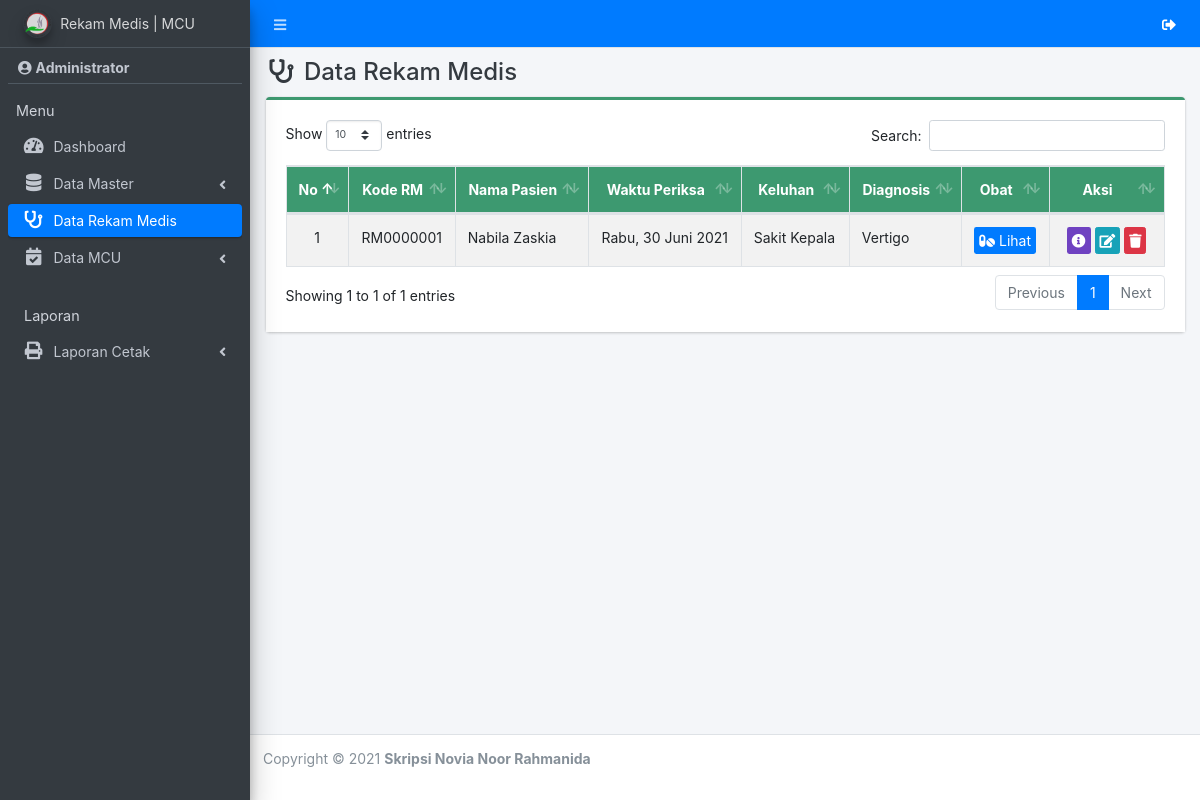
The app's page /admin/rm/index.php (signed in), older data.
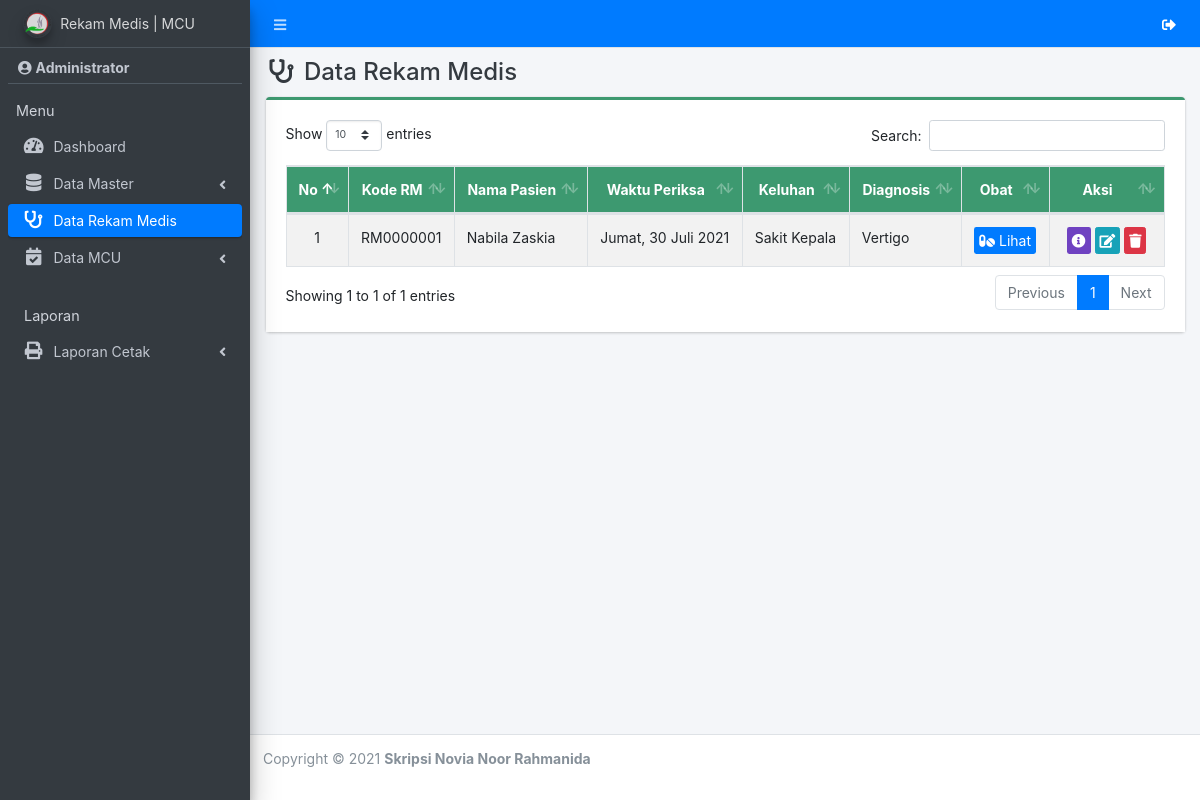
The same page, newer data.
### tables this page shows
CREATE TABLE `rm` (
  `id_rm` varchar(11) NOT NULL,
  `id_pasien` int(11) NOT NULL,
  `tanggal` date NOT NULL,
  `id_poli` int(11) NOT NULL,
  `keluhan` text NOT NULL,
  `diagnosis` text NOT NULL,
  `id_dokter` int(11) NOT NULL,
  `tindakan` text NOT NULL,
  `id_user` int(11) NOT NULL
);

CREATE TABLE `pasien` (
  `id_pasien` int(11) NOT NULL,
  `no_kartu` varchar(30) NOT NULL,
  `nm_pasien` varchar(50) NOT NULL,
  `nik` varchar(30) NOT NULL,
  `jk` varchar(20) NOT NULL,
  `tmpt_lahir` varchar(50) NOT NULL,
  `tgl_lahir` date NOT NULL,
  `pekerjaan` varchar(50) NOT NULL,
  `alamat` text NOT NULL,
  `jp` varchar(20) NOT NULL,
  `bpjs` varchar(30) DEFAULT NULL,
  `id_poli` int(11) NOT NULL,
  `hp` varchar(20) NOT NULL,
  `id_user` int(11) NOT NULL,
  `tgl_input` date NOT NULL
);

### app/config.php (called while the page is built, shortened)
<?php
function tgl_indo($tanggal)
{
  $hari = array(
    1 =>    'Senin',
    'Selasa',
    'Rabu',
    'Kamis',
    'Jumat',
    'Sabtu',
    'Minggu'
  );
  $bulan = array(
    1 =>   'Januari',
    'Februari',
    'Maret',
    'April',
    'Mei',
    'Juni',
    'Juli',
    'Agustus',
    'September',
    'Oktober',
    'November',
    'Desember'
  );
  $split     = explode('-', $tanggal);
  $tgl = $split[2] . ' ' . $bulan[(int)$split[1]] . ' ' . $split[0];
  $num = date('N', strtotime($tanggal));
  return $hari[$num] . ', ' . $tgl;
}

### admin/rm/index.php (shortened to what this page needs)
<?php
require '../../app/config.php';
include_once '../../template/header.php';
include_once '../../template/sidebar.php';
?>
<div class="content-wrapper">
    <div class="content-header">
        <div class="container-fluid">
            <div class="row">
                <div class="col-sm-6">
                    <h4 class="m-0 text-dark"><i class="fa fa-stethoscope ml-1 mr-1"></i> Data Rekam Medis</h4>
                </div>
                <div class="col-sm-6 text-right">
                </div>
            </div>
        </div>
    </div>
    <section class="content">
        <div class="container-fluid">
            <div class="row">
                <div class="col-md-12">
                    <div class="card card-olive card-outline">
                        <div class="card-body" style="background-color: white;">
                            <div class="table-responsive">
                                <table id="example1" class="table table-bordered table-striped dataTable">
                                    <thead class="bg-olive">
                                        <tr align="center">
                                            <th>No</th>
                                            <th>Kode RM</th>
                                            <th>Nama Pasien</th>
                                            <th>Waktu Periksa</th>
                                            <th>Keluhan</th>
                                            <th>Diagnosis</th>
                                            <th>Obat</th>
                                            <th>Aksi</th>
                                        </tr>
                                    </thead>
                                    <tbody>
                                        <?php
                                        $no = 1;
                                        $data = $con->query("SELECT * FROM rm r JOIN pasien p ON p.id_pasien = r.id_pasien ORDER BY id_rm DESC");
                                        while ($row = $data->fetch_array()) {
                                        ?>
                                            <tr>
                                                <td align="center" width="5%"><?= $no++ ?></td>
                                                <td align="center"><?= $row['id_rm'] ?></td>
                                                <td><?= $row['nm_pasien'] ?></td>
                                                <td align="center"><?= tgl_indo($row['tanggal']) ?></td>
                                                <td><?= $row['keluhan'] ?></td>
                                                <td><?= $row['diagnosis'] ?></td>
                                                <td align="center" width="10%"> <a href="obat?id=<?= $row[0] ?>" class="btn bg-primary btn-xs"><i class="fa fa-pills"></i> Lihat</a></td>
                                                <td align="center" width="13%">
                                                    <a href="#id<?= $row[0]; ?>" data-toggle="modal" class="btn bg-purple btn-xs" title="Detail"><i class="fa fa-info-circle"></i></a>
                                                    <a href="edit?id=<?= $row[0] ?>" class="btn btn-info btn-xs" title="Edit"><i class="fa fa-edit"></i></a>
                                                    <a href="hapus?id=<?= $row[0] ?>" class="btn btn-danger btn-xs alert-hapus" title="Hapus"><i class="fa fa-trash"></i></a>
                                                </td>
                                            </tr>
                                        <?php } ?>
                                    </tbody>
                                </table>
                            </div>
                        </div>
                    </div>
                </div>
            </div>
        </div>
    </section>
</div>
<?php
include_once '../../template/footer.php';
?>

Row changes from the older to the newer data that the page shows:
changed rm "RM0000001": tanggal "Rabu, 30 Juni 2021" → "Jumat, 30 Juli 2021"
